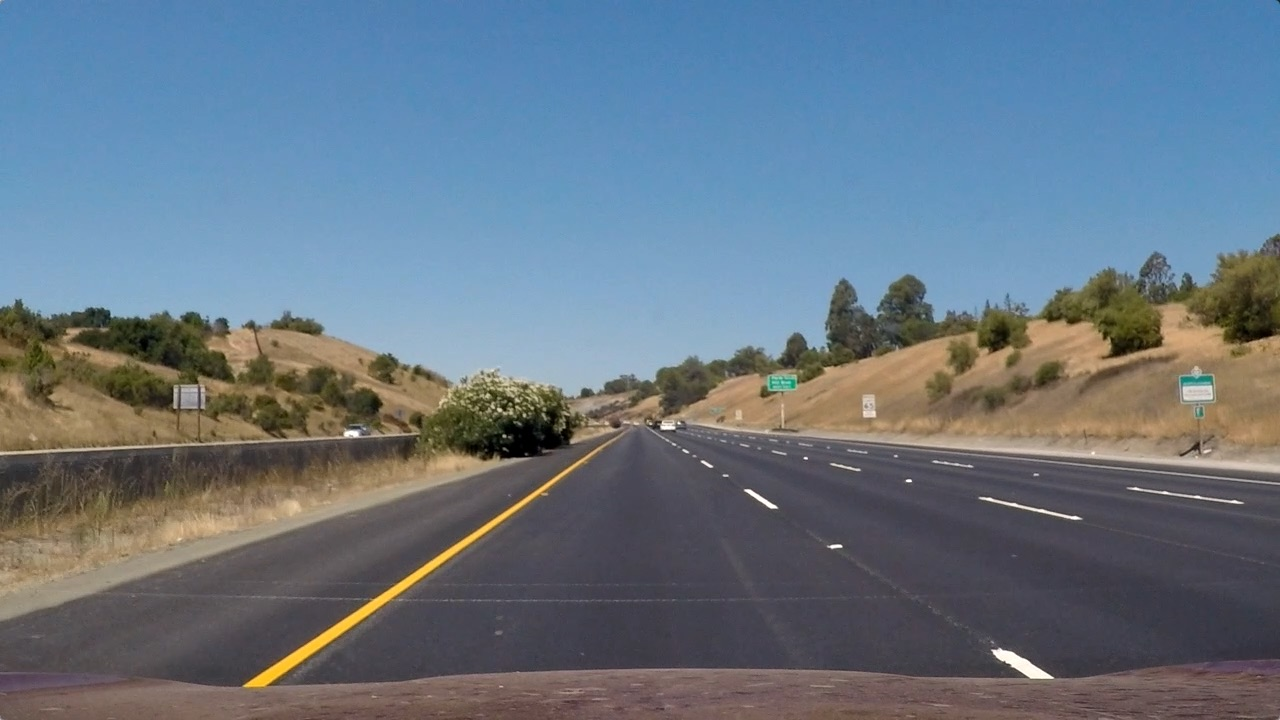
#> input picture Project 4-Advance Lane Detection/test_images/straight_lines1.jpg, 1280 x 720 px; its folder holds only this picture in this run
$ jupyter execute --allow-errors Final.ipynb   (shell and % lines are left out)   (older library calls are emulated)
#> lines starting #> are read from the running program, lines starting #| are printed output that depends on the picture; after the words box and inside, x2 and y2 are one past the last pixel; in counts of white or black regions, pixels touching at a corner belong together
[cell 1]
import pandas
import os
import numpy as np
import cv2
import matplotlib.pyplot as plt
import matplotlib.image as mpimg
import glob
import pickle
from moviepy.editor import VideoFileClip
from IPython.display import HTML

[cell 2]
# [28 lines left out: function camera_calibration, not called in this run]

[cell 3]
def cal_undistort(img, calibration_data = 'calibration.p'):
    with open(calibration_data, 'rb') as handle:
        b = pickle.load(handle)

    mtx = b['mtx']
    dist = b['dist']

    dst = cv2.undistort(img, mtx, dist, None, mtx)
    return dst

[cell 4]
def binarize(img, s_thresh=(120, 255), sx_thresh=(20, 255),l_thresh=(40,255)):
    img = np.copy(img)

    # Convert to HLS color space and separate the V channel
    hls = cv2.cvtColor(img, cv2.COLOR_RGB2HLS).astype(np.float)
    #h_channel = hls[:,:,0]
    l_channel = hls[:,:,1]
    s_channel = hls[:,:,2]

    sobelx = cv2.Sobel(l_channel, cv2.CV_64F, 1, 0) # Take the derivative in x
    abs_sobelx = np.absolute(sobelx) # Absolute x derivative to accentuate lines away from horizontal
    scaled_sobel = np.uint8(255*abs_sobelx/np.max(abs_sobelx))

    # Threshold x gradient
    sxbinary = np.zeros_like(scaled_sobel)
    sxbinary[(scaled_sobel >= sx_thresh[0]) & (scaled_sobel <= sx_thresh[1])] = 1

    # Threshold saturation channel
    s_binary = np.zeros_like(s_channel)
    s_binary[(s_channel >= s_thresh[0]) & (s_channel <= s_thresh[1])] = 1

    # Threshold lightness
    l_binary = np.zeros_like(l_channel)
    l_binary[(l_channel >= l_thresh[0]) & (l_channel <= l_thresh[1])] = 1

    channels = 255*np.dstack(( l_binary, sxbinary, s_binary)).astype('uint8')
    binary = np.zeros_like(sxbinary)
    binary[((l_binary == 1) & (s_binary == 1) | (sxbinary==1))] = 1
#     binary = 255*np.dstack((binary,binary,binary)).astype('uint8')
    return  binary

[cell 5]
def tranform_image(image, inverse = False):
    src = np.float32([[226, 700],
       [1079, 700],
       [684, 450],
       [593, 450]])

    dst = np.float32([[226, 710],
       [1079, 710],
       [1079, 100],
       [226, 100]])

    M = cv2.getPerspectiveTransform(src, dst)
    Minv = cv2.getPerspectiveTransform(dst, src)

    img_size = (image.shape[1],image.shape[0])

    output = cv2.warpPerspective(image, M, img_size, flags=cv2.INTER_LINEAR)

    return output, Minv

[cell 6]
def find_lanes_pixels_from_scratch(binary_warped):
    histogram = np.sum(binary_warped[binary_warped.shape[0]//2:,:], axis=0)
#     plt.figure()
#     plt.plot(histogram)
    # Create an output image to draw on and  visualize the result
    out_img = np.dstack((binary_warped, binary_warped, binary_warped))*255
    # Find the peak of the left and right halves of the histogram
    # These will be the starting point for the left and right lines
    midpoint = np.int(histogram.shape[0]/2)
    leftx_base = np.argmax(histogram[:midpoint])

    rightx_base = np.argmax(histogram[midpoint:]) + midpoint

    ratio = 3.7/(rightx_base - leftx_base)

    car_pos = ratio * (np.mean([leftx_base, rightx_base]) - midpoint)
    # Choose the number of sliding windows
    nwindows = 9


    # Set height of windows
    window_height = np.int(binary_warped.shape[0]/nwindows)
#     print(window_height)
    # Identify the x and y positions of all nonzero pixels in the image
    nonzero = binary_warped.nonzero()
    nonzeroy = np.array(nonzero[0])
    nonzerox = np.array(nonzero[1])
    # Current positions to be updated for each window
    leftx_current = leftx_base
    rightx_current = rightx_base


    # Set the width of the windows +/- margin
    margin = 125
    # Set minimum number of pixels found to recenter window
    minpix = 50
    # Create empty lists to receive left and right lane pixel indices
    left_lane_inds = []
    right_lane_inds = []

    # Step through the windows one by one
    for window in range(nwindows):
        # Identify window boundaries in x and y (and right and left)
        win_y_low = binary_warped.shape[0] - (window+1)*window_height
        win_y_high = binary_warped.shape[0] - window*window_height
        win_xleft_low = leftx_current - margin
        win_xleft_high = leftx_current + margin
        win_xright_low = rightx_current - margin
        win_xright_high = rightx_current + margin
        # Draw the windows on the visualization image
        cv2.rectangle(out_img,(win_xleft_low,win_y_low),(win_xleft_high,win_y_high),
        (0,255,0), 2)
        cv2.rectangle(out_img,(win_xright_low,win_y_low),(win_xright_high,win_y_high),
        (0,255,0), 2)
        # Identify the nonzero pixels in x and y within the window
        good_left_inds = ((nonzeroy >= win_y_low) & (nonzeroy < win_y_high) &
        (nonzerox >= win_xleft_low) &  (nonzerox < win_xleft_high)).nonzero()[0]
        good_right_inds = ((nonzeroy >= win_y_low) & (nonzeroy < win_y_high) &
        (nonzerox >= win_xright_low) &  (nonzerox < win_xright_high)).nonzero()[0]
        # Append these indices to the lists
        left_lane_inds.append(good_left_inds)
        right_lane_inds.append(good_right_inds)
        # If you found > minpix pixels, recenter next window on their mean position
        if len(good_left_inds) > minpix:
            leftx_current = np.int(np.mean(nonzerox[good_left_inds]))
        if len(good_right_inds) > minpix:
            rightx_current = np.int(np.mean(nonzerox[good_right_inds]))

    # Concatenate the arrays of indices
    left_lane_inds = np.concatenate(left_lane_inds)
    right_lane_inds = np.concatenate(right_lane_inds)


    # Extract left and right line pixel positions
    leftx = nonzerox[left_lane_inds]
    lefty = nonzeroy[left_lane_inds]
    rightx = nonzerox[right_lane_inds]
    righty = nonzeroy[right_lane_inds]
    return leftx, lefty, rightx, righty, car_pos

[cell 7]
# [19 lines left out: function find_lane_pixels_with_fit, not called in this run]

[cell 8]
def find_curve(leftx, lefty, rightx, righty):

    # Fit a second order polynomial to each
    left_fit = np.polyfit(lefty, leftx, 2)
    right_fit = np.polyfit(righty, rightx, 2)

    x_left = [x * (3.7/700.) for x in leftx]
    y_left = [x * (30/720.) for x in lefty]

    x_right = [x * (3.7/700.) for x in rightx]
    y_right = [x * (30/720.) for x in righty]

    curve_left = np.polyfit(y_left, x_left, 2)
    curve_right = np.polyfit(y_right, x_right, 2)

    left_curverad = ((1 + (2*curve_left[0]*np.max(lefty) + curve_left[1])**2)**1.5) \
                             /np.absolute(2*curve_left[0])

    right_curverad = ((1 + (2*curve_right[0]*np.max(righty) + curve_right[1])**2)**1.5) \
                                /np.absolute(2*curve_right[0])

    curve = np.mean([left_curverad, right_curverad])

    return left_fit, right_fit, curve

[cell 9]
def draw_lane(original_img, binary_img, l_fit, r_fit, Minv, curv_rad , car_pos):
    new_img = np.copy(original_img)
    if l_fit is None or r_fit is None:
        return original_img
    # Create an image to draw the lines on
    warp_zero = np.zeros_like(binary_img).astype(np.uint8)
    color_warp = np.dstack((warp_zero, warp_zero, warp_zero))

    h,w = binary_img.shape
    ploty = np.linspace(0, h-1, num=h)# to cover same y-range as image
    left_fitx = l_fit[0]*ploty**2 + l_fit[1]*ploty + l_fit[2]
    right_fitx = r_fit[0]*ploty**2 + r_fit[1]*ploty + r_fit[2]

    # Recast the x and y points into usable format for cv2.fillPoly()
    pts_left = np.array([np.transpose(np.vstack([left_fitx, ploty]))])
    pts_right = np.array([np.flipud(np.transpose(np.vstack([right_fitx, ploty])))])
    pts = np.hstack((pts_left, pts_right))

    # Draw the lane onto the warped blank image
    cv2.fillPoly(color_warp, np.int_([pts]), (0,255, 0))
    cv2.polylines(color_warp, np.int32([pts_left]), isClosed=False, color=(255,0,255), thickness=15)
    cv2.polylines(color_warp, np.int32([pts_right]), isClosed=False, color=(0,255,255), thickness=15)

    # Warp the blank back to original image space using inverse perspective matrix (Minv)
    newwarp = cv2.warpPerspective(color_warp, Minv, (w, h))
    # Combine the result with the original image
    result = cv2.addWeighted(new_img, 1, newwarp, 0.5, 0)
    font = cv2.FONT_HERSHEY_DUPLEX
    curv_rad = curv_rad/1000
    text = 'Curve radius: ' + '{:04.2f}'.format(curv_rad) + 'km'
    cv2.putText(result, text, (40,70), font, 1.5, (200,255,155), 2, cv2.LINE_AA)
    if car_pos > 0:
        direction = 'right'
    elif car_pos <= 0:
        direction = 'left'
    abs_center_dist = abs(car_pos)
    text = '{:04.3f}'.format(abs_center_dist) + 'm ' + direction + ' of center'
    cv2.putText(result, text, (40,120), font, 1.5, (200,255,155), 2, cv2.LINE_AA)

    return result

[cell 10]
def pipeline(image):
    undist = cal_undistort(image)

    binary = binarize(undist)

    tranformed, Minv = tranform_image(binary)
#     plt.figure()
#     plt.imshow(tranformed)

    leftx, lefty, rightx, righty, car_pos = find_lanes_pixels_from_scratch(tranformed)

    fit_left, fit_right, curve = find_curve(leftx, lefty, rightx, righty)
    result = draw_lane(undist, binary, fit_left, fit_right, Minv, curve, car_pos)
    return result

[cell 11]
image_fold = 'test_images'
for file_name in os.listdir(image_fold):
    file_loc = image_fold + '/' + file_name
    img = mpimg.imread(file_loc)
#> img is the input picture: shape (720, 1280, 3); mean R, G, B 103.2, 117.7, 131.2
    plt.figure()
#> (this line was passed over: IPython is not available in this run)
    plt.imshow(img)
#> (this line was passed over: IPython is not available in this run)
    result = pipeline(img)
#> (reads Project 4-Advance Lane Detection/calibration.p from the repository)
#> in pipeline, `binary = binarize(undist)`:
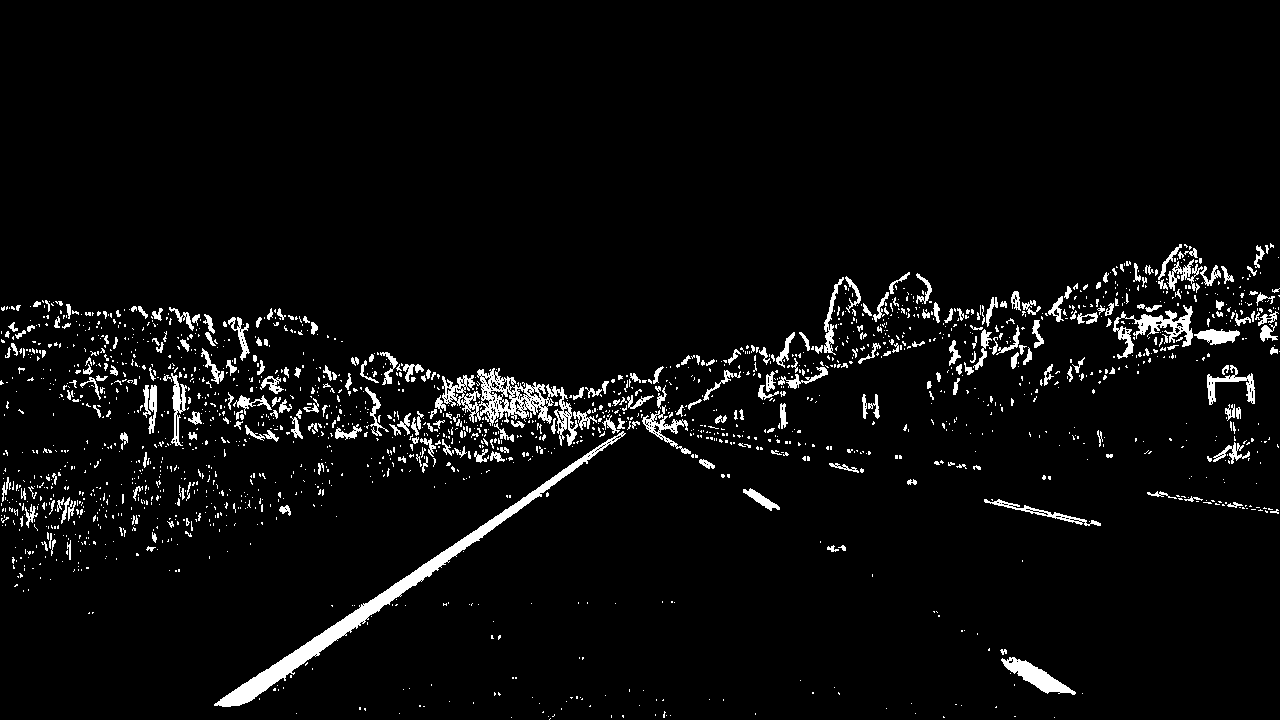
#> binary: shape (720, 1280); values 0 (black) and 1 (white), 4.3% white; 1942 white regions (1643 under 20 px), largest, box (x1, y1, x2, y2) and area: (214, 431, 626, 707) 5468, (442, 368, 578, 446) 3123, (1113, 305, 1193, 359) 1280
#> in tranform_image, `output = cv2.warpPerspective(image, M, img_size, flags=cv2.INTER_LINEAR)`: output: shape (720, 1280); values 0 (black) and 1 (white), 7.7% white; 85 white regions (70 under 20 px), largest, box (x1, y1, x2, y2) and area: (203, 0, 317, 712) 45466, (1023, 0, 1133, 172) 11731, (1045, 252, 1129, 362) 6009
#> in pipeline, `tranformed, Minv = tranform_image(binary)`: Minv = [[0.0931, -0.813, 577.6], [0, -0.537, 446.2], [0, -0.00128, 1]]
#> in find_lanes_pixels_from_scratch, `histogram = np.sum(binary_warped[binary_warped.shape[0]//2:,:], axis=0)`: histogram = 1280 values, max 352 at index 227, min 0 at index 0, mean 17.16
#> in find_lanes_pixels_from_scratch, `leftx_base = np.argmax(histogram[:midpoint])`: leftx_base = 227
#> in find_lanes_pixels_from_scratch, `rightx_base = np.argmax(histogram[midpoint:]) + midpoint`: rightx_base = 1071
#> in find_lanes_pixels_from_scratch, `ratio = 3.7/(rightx_base - leftx_base)`: ratio = 0.00438
#> in find_lanes_pixels_from_scratch, `car_pos = ratio * (np.mean([leftx_base, rightx_base]) - midpoint)`: car_pos = 0.0395
#> in find_lanes_pixels_from_scratch, `nonzero = binary_warped.nonzero()`: nonzero = 70936 positions, rows 0 to 714, columns 145 to 1132
#> in find_lanes_pixels_from_scratch, `leftx_current = leftx_base`: leftx_current = 227
#> in find_lanes_pixels_from_scratch, `rightx_current = rightx_base`: rightx_current = 1071
#> the loop in find_lanes_pixels_from_scratch, `for window in range(nwindows):` made 9 passes
#> (win_xleft_low, win_xleft_high, win_xright_low, win_xright_high, leftx_current, rightx_current) on passes 1 to 9: (102, 352, 946, 1196, 239, 1072), (114, 364, 947, 1197, 243, 1071), (118, 368, 946, 1196, 246, 1077), (121, 371, 952, 1202, 246, 1084), (121, 371, 959, 1209, 247, 1079), (122, 372, 954, 1204, 252, 1090), (127, 377, 965, 1215, 252, 1083), (127, 377, 958, 1208, 255, 1077), (130, 380, 952, 1202, 257, 1079)
#> after the loop in find_lanes_pixels_from_scratch, `for window in range(nwindows):`:
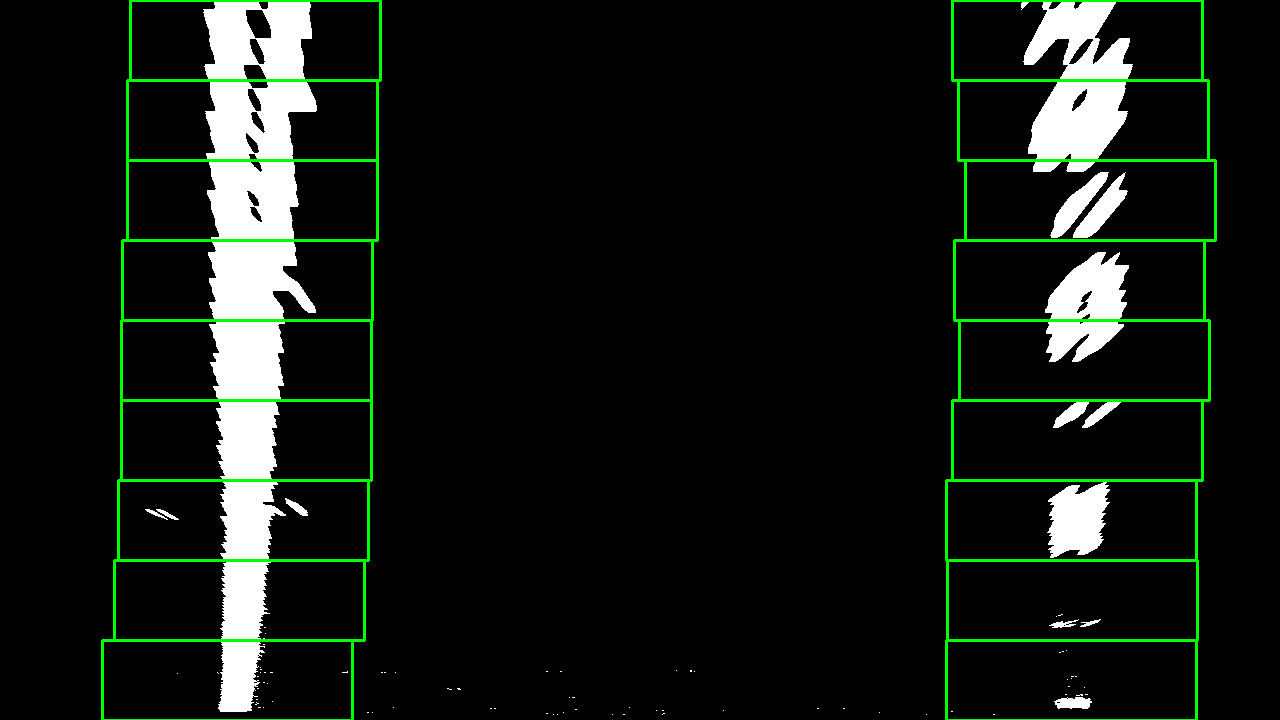
#> out_img: shape (720, 1280, 3); mean of channels 0, 1, 2 19, 25.1, 19; drawn as B, G, R
#> after the loop in find_lanes_pixels_from_scratch, `for window in range(nwindows):`: left_lane_inds = 9 items
#> in pipeline, `leftx, lefty, rightx, righty, car_pos = find_lanes_pixels_from_scratch..`: car_pos = 0.0395
#> in find_curve, `left_fit = np.polyfit(lefty, leftx, 2)`: left_fit = [-1.36e-06, -0.0257, 258.5]
#> in find_curve, `right_fit = np.polyfit(righty, rightx, 2)`: right_fit = [-0.000106, 0.0607, 1075.6]
#> in find_curve, `x_left = [x * (3.7/700.) for x in leftx]`: x_left = 45817 items
#> in find_curve, `x_right = [x * (3.7/700.) for x in rightx]`: x_right = 25057 items
#> in find_curve, `curve_left = np.polyfit(y_left, x_left, 2)`: curve_left = [-4.15e-06, -0.00326, 1.37]
#> in find_curve, `curve_right = np.polyfit(y_right, x_right, 2)`: curve_right = [-0.000323, 0.0077, 5.69]
#> in find_curve, `left_curverad = ((1 + (2*curve_left[0]*np.max(lefty) + curve_left[1])*..`: left_curverad = 120441.4
#> in find_curve, `right_curverad = ((1 + (2*curve_right[0]*np.max(righty) + curve_right[..`: right_curverad = 2049.9
#> in find_curve, `curve = np.mean([left_curverad, right_curverad])`: curve = 61245.7
#> in pipeline, `fit_left, fit_right, curve = find_curve(leftx, lefty, rightx, righty)`: fit_left = [-1.36e-06, -0.0257, 258.5]; fit_right = [-0.000106, 0.0607, 1075.6]; curve = 61245.7
#> in draw_lane, `left_fitx = l_fit[0]*ploty**2 + l_fit[1]*ploty + l_fit[2]`: left_fitx = 720 values, max 258.5 at index 0, min 239.3 at index 719, mean 249
#> in draw_lane, `right_fitx = r_fit[0]*ploty**2 + r_fit[1]*ploty + r_fit[2]`: right_fitx = 720 values, max 1084.3 at index 286, min 1064.4 at index 719, mean 1079.1
#> in draw_lane, `pts_left = np.array([np.transpose(np.vstack([left_fitx, ploty]))])`: pts_left = 720 pairs, first value 239.3 to 258.5, second value 0 to 719
#> in draw_lane, `pts_right = np.array([np.flipud(np.transpose(np.vstack([right_fitx, pl..`: pts_right = 720 pairs, first value 1064.4 to 1084.3, second value 0 to 719
#> in draw_lane, `pts = np.hstack((pts_left, pts_right))`: pts = 1440 pairs, first value 239.3 to 1084.3, second value 0 to 719
#> in draw_lane, `cv2.polylines(color_warp, np.int32([pts_right]), isClosed=False, color..`:
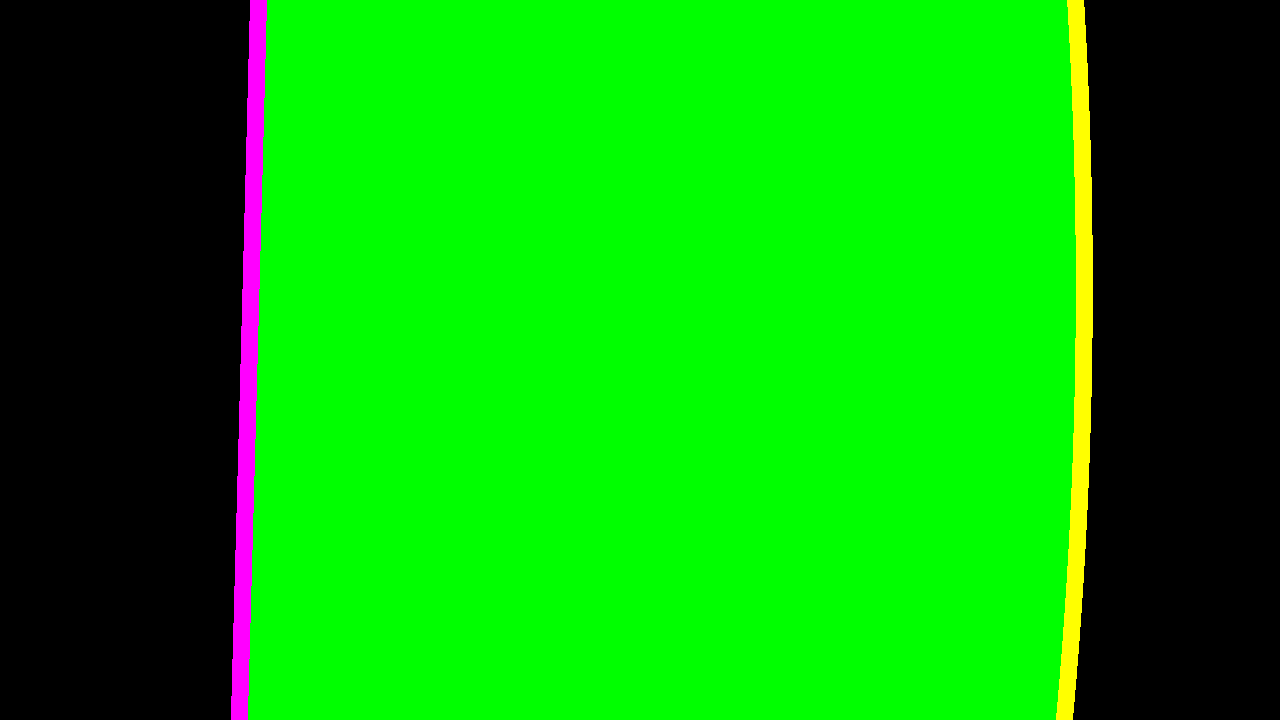
#> color_warp: shape (720, 1280, 3); mean of channels 0, 1, 2 3.4, 165.4, 6.8; drawn as B, G, R
#> in draw_lane, `font = cv2.FONT_HERSHEY_DUPLEX`: font = 2
#> in draw_lane, `curv_rad = curv_rad/1000`: curv_rad = 61.25
#> in draw_lane, `text = 'Curve radius: ' + '{:04.2f}'.format(curv_rad) + 'km'`: text = 'Curve radius: 61.25km'
#> in draw_lane, `abs_center_dist = abs(car_pos)`: abs_center_dist = 0.0395
#> in draw_lane, `text = '{:04.3f}'.format(abs_center_dist) + 'm ' + direction + ' of ce..`: text = '0.039m right of center'
#> in draw_lane, `cv2.putText(result, text, (40,120), font, 1.5, (200,255,155), 2, cv2.L..`:
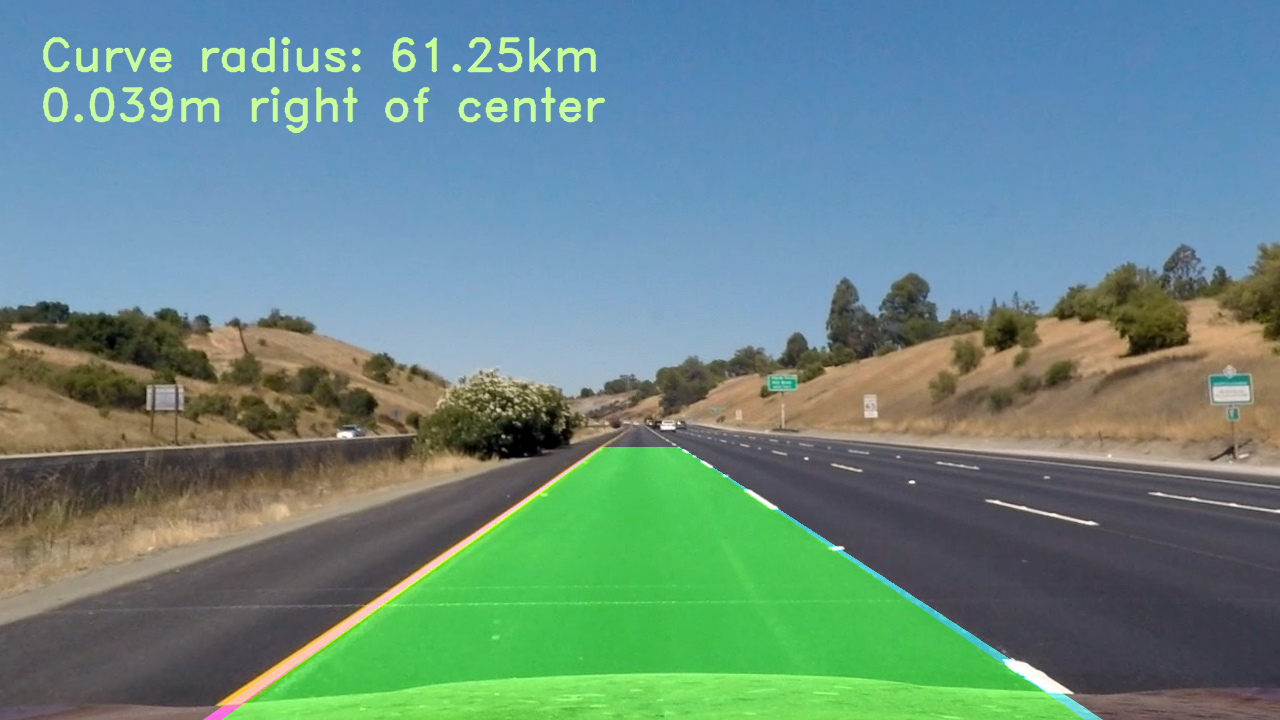
#> result: shape (720, 1280, 3); mean R, G, B 104.9, 137.7, 131.9
    plt.figure()
#> (this line was passed over: IPython is not available in this run)
    plt.imshow(result)
#> (this line was passed over: IPython is not available in this run)
